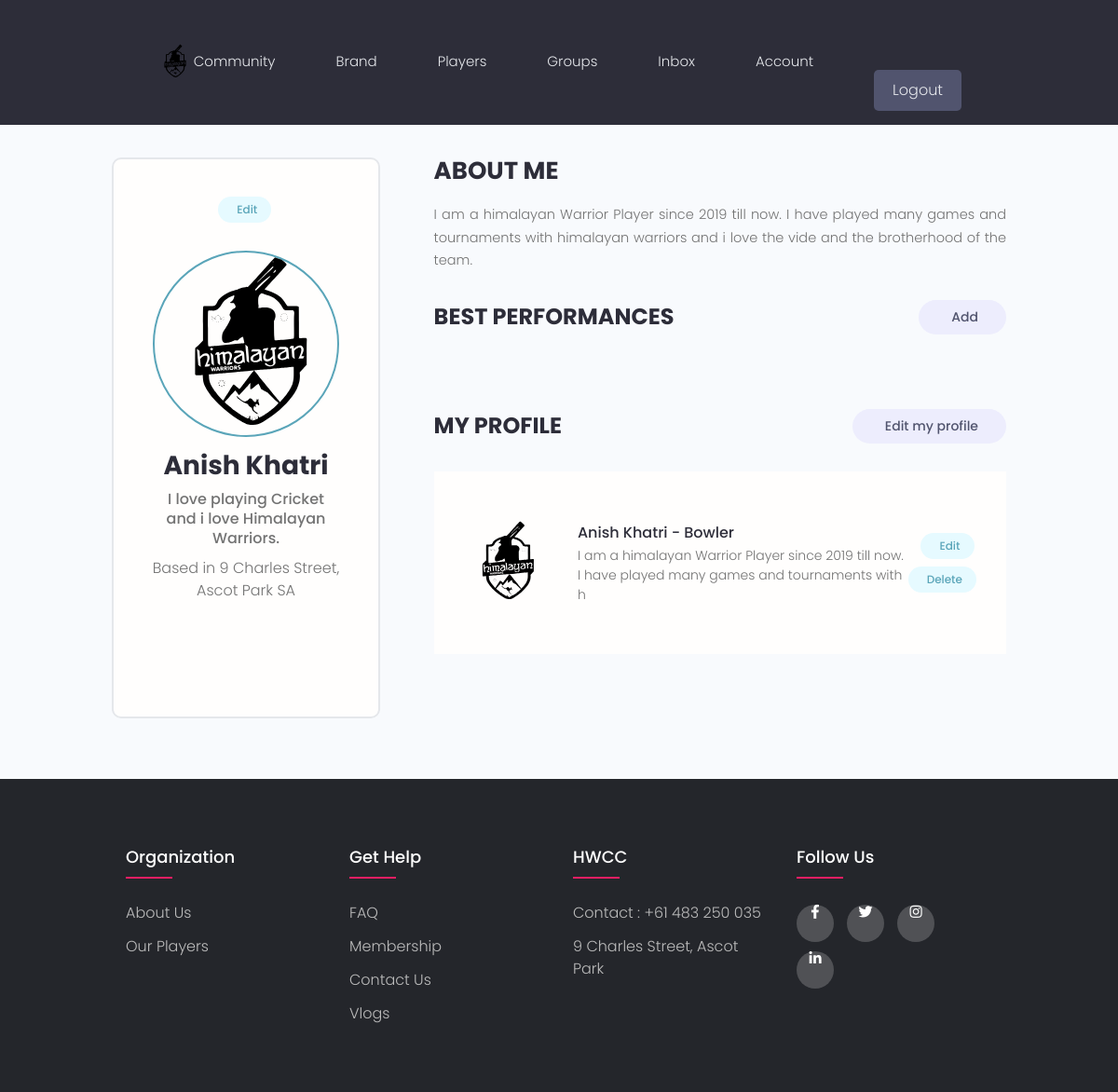
Screenshot of /account/ (signed in) with the database file from the repository.
### users/models.py (models this page shows, shortened)
class Profile(models.Model):
    user = models.OneToOneField(User, on_delete=models.CASCADE, null = True, blank = True)
    name = models.CharField(max_length=200, blank = True, null = True)
    location = models.CharField(max_length=200, blank = True, null = True)
    email = models.EmailField(max_length = 500, blank = True, null = True )
    username = models.CharField(max_length=200, blank = True, null = True)
    short_intro = models.CharField(max_length=200, blank = True, null = True)
    bio = models.TextField(blank = True, null = True )
    profile_image = models.ImageField(null = True, blank = True, upload_to = 'profile_images/',
    default = "profile_images/user-default.png" )
    social_instagram = models.CharField(max_length=200, blank = True, null = True)
    social_twitter = models.CharField(max_length=200, blank = True, null = True)
    social_page = models.CharField(max_length=200, blank = True, null = True)
    created = models.DateTimeField(auto_now_add = True)
    id = models.UUIDField(default = uuid.uuid4, unique=True, primary_key = True, editable=False)
    class Meta:
        ordering = ['created']

### Hacker/models.py (models this page shows, shortened)
class Project(models.Model):
    owner = models.ForeignKey(Profile, null = True, blank = True, on_delete = models.SET_NULL)
    title = models.CharField(max_length=200)
    description = models.TextField(null = True, blank = True)
    demo_link = models.CharField(max_length = 2000, null = True, blank = True)
    featured_image = models.ImageField(null = True, blank = True, default = "default.jpg")
    source_link = models.CharField(max_length =2000, null = True, blank = True)
    tags = models.ManyToManyField('Tag', blank = True)
    vote_total = models.IntegerField(default = 0, null = True, blank = True)
    vote_ratio = models.IntegerField(default = 0, null = True, blank = True)
    created = models.DateTimeField(auto_now_add = True)
    id = models.UUIDField(default = uuid.uuid4, unique=True, primary_key = True, editable=False)
    class Meta:
        ordering = ['-vote_ratio', '-vote_total', 'title']

### users/views.py (the view)
# urls.py: path('account/', views.userAccount, name = "account"),
@login_required(login_url = 'login')
def userAccount(request):
    profile = request.user.profile
    skills = profile.skill_set.all()
    projects = profile.project_set.all()
    context = {'profile':profile, 'skills':skills, 'projects':projects}
    return render(request, 'account.html', context)

### templates/account.html (shortened to what this page needs)
{% extends 'main.html' %}
{% load static %}
{% block content %}
<main class="settingsPage profile my-md">
    <div class="container">
      <div class="layout">
        <div class="column column--1of3">
          <div class="card text-center">
            <div class="card__body dev">
              <a class="tag tag--pill tag--main settings__btn" href="{% url 'edit-account' %}"> Edit</a>
              <img class="avatar avatar--xl dev__avatar" src= "{% static 'img/hwcc.svg' %}" />
              <h2 class="dev__name">{{profile.name}}</h2>
              <p class="dev__title">{{profile.short_intro}}</p>
              <p class="dev__location">Based in {{profile.location}}</p>
              <ul class="dev__social">
              </ul>
            </div>
          </div>
        </div>
        <div class="column column--2of3">
          <div class="devInfo">
            <h3 class="devInfo__title">About Me</h3>
            <p class="devInfo__about">{{profile.bio}}</p>
          </div>
          <div class="settings">
            <h3 class="settings__title">Best Performances</h3>
            <a class="tag tag--pill tag--sub settings__btn tag--lg" href="{% url 'create-skill' %}"> Add </a>
          </div>
          <div class="settings">
            <h3 class="settings__title">My profile</h3>
            <a class="tag tag--pill tag--sub settings__btn tag--lg" href="{% url 'create-project' %}">Edit my profile</a>
          </div>
          <table class="settings__table">
            {% for project in projects %}
            <tr>
              <td class="settings__thumbnail">
                <a href="{% url 'project' project.id %}"><img src= "{% static 'img/hwcc.svg' %}" alt="Project Thumbnail" /></a>
              </td>
              <td class="settings__tableInfo">
                <a href="{% url 'project' project.id %}">{{project.title}}</a>
                <p>{{project.description|slice:"100"}}</p>
              </td>
              <td class="settings__tableActions">
                <a class="tag tag--pill tag--main settings__btn" href="{% url 'update-project' project.id %}"> Edit</a>
                <a class="tag tag--pill tag--main settings__btn" href="{% url 'delete-project' project.id %}?next=/account">
                  Delete</a>
              </td>
            </tr>
            {% endfor %}
          </table>
        </div>
      </div>
    </div>
  </main>
{% endblock content %}

### static/styles/app.css (style rules this page uses)
:root { --color-sub: #2d2d39; }
.card { border: 2px solid var(--color-light); }
img { width: 100%; }
.profile .card > .dev { padding: 4rem; }
.dev__avatar { display: block; margin: auto; }
.dev__name { color: var(--color-sub); font-size: 2.8rem; font-weight: 700; margin-top: 1rem; margin-bottom: 0.5rem; }
.dev__title { font-size: 1.6rem; font-weight: 500; line-height: 1.3; }
.dev__location { margin-top: 1rem; }
.dev__social { margin: 3rem 0; list-style: none; display: flex; justify-content: center; gap: 1.5rem; }
.devInfo { margin-bottom: 3rem; }
.devInfo__title, .devInfo__subtitle { font-size: 2.6rem; color: var(--color-sub); text-transform: uppercase; font-weight: 700; margin-bottom: 1.5rem; }
.devInfo__about, .devSkill__info { font-size: 1.45rem; line-height: 1.7; text-align: justify; }
.settingsPage .dev > .settings__btn { display: inline-block; margin-bottom: 3rem; }
.settings { display: flex; justify-content: space-between; align-items: center; }
.settings__title { font-size: 2.4rem; text-transform: uppercase; font-weight: 700; color: var(--color-sub); }
.settings__table { margin-top: 3rem; margin-bottom: 5rem; padding: 0 3rem; background: var(--color-white); }
.settings__table tr { width: 100%; }
.settings__table tr > td { padding: 2rem 0; }
.settings__thumbnail { width: 23%; min-width: 10rem; }
.settings__thumbnail img { padding-right: 3rem; height: 15rem; object-fit: contain; }
.settings__tableInfo { width: 100%; }
.settings__tableInfo h4, .settings__tableInfo a { padding-right: 1rem; width: auto; font-size: 1.6rem; font-weight: 500; color: var(--color-sub); }
.settings__tableInfo p { font-size: 1.4rem; }
.settings__tableActions { text-align: right; }

### static/styles/footer.css (style rules this page uses)
body { line-height: 1.5; font-family: 'Poppins', sans-serif; }
* { margin:0; padding:0; box-sizing: border-box; }
.container { max-width: 1170px; margin:auto; }
ul { list-style: none; }

### templates/style.css (style rules this page uses)
body { margin: 0%; padding: 0%; overflow-x: hidden; }

### static/uikit/styles/modules/_variables.css (style rules this page uses)
:root { --color-main: #5aa5b9; --color-main-light: #e6faff; --color-sub: #3f4156; --color-sub-light: #51546e; --color-sub-lighter: #ededfd; --color-text: #737373; --color-gray: #8b8b8b; --color-light: #e5e7eb; --color-light-gray: #767676; --color-bg: #f8fafd; --color-white: #fffefd; --color-white-light: #f3f3f3; --color-success: #359e64; --color-success-bg: #def8e8; --color-error: #fc4b0b; --color-error-bg: #fff2ee; --font-base: 'Poppins', arial, helvetica, 'Segoe UI', roboto, ubuntu, sans-serif; --font-monospace: 'Fira Code', 'Courier New', courier, monospace; --font-regular: 300; --font-medium: 500; --font-bold: 700; --generic-shadow: 1px 1px 5px #00000010; --generic-transition: all 0.3s ease-in-out; }

### static/uikit/styles/modules/_base.css (style rules this page uses)
* { margin: 0; padding: 0; box-sizing: border-box; text-rendering: optimizeLegibility; color: inherit; font-size: inherit; }
html { font-size: 50%; }
@media only screen and (min-width: 480px) { html { font-size: 56.25%; } }
@media only screen and (min-width: 1200px) { html { font-size: 62.5%; } }
body { line-height: 1.6; font-weight: 400; font-size: 1.5rem; color: var(--color-text); background-color: var(--color-bg); min-height: 100vh; }

### static/uikit/styles/modules/_typography.css (style rules this page uses)
* { font-family: var(--font-base); }
h2 { font-size: 3.6rem; font-weight: var(--font-bold); }
h3 { font-size: 3.2rem; font-weight: var(--font-medium); }
p, span, strong { font-size: 1.6rem; color: var(--color-text); font-weight: var(--font-regular); }
a { padding-bottom: 2px; text-decoration: none; display: inline-block; color: var(--color-main); font-weight: var(--font-medium); }

### static/uikit/styles/modules/_utilities.css (style rules this page uses)
.container { width: 92%; max-width: 165rem; margin: 0 auto; box-sizing: border-box; }
@media screen and (min-width: 1000px) { .container { width: 90%; } }
@media screen and (min-width: 1200px) { .container { width: 80%; } }
.text-center { text-align: center; }
.my-md { margin: 3rem auto; }

### static/uikit/styles/modules/_avatar.css (style rules this page uses)
.avatar { border-radius: 50%; border: 2px solid var(--color-main); object-fit: cover; }
.avatar--xl { height: 20rem; width: 20rem; }

### static/uikit/styles/modules/_card.css (style rules this page uses)
.card { border-radius: 1rem; background-color: var(--color-white); border: 1.5px solid var(--color-light); width: auto; height: auto; margin-top: 0.5rem; margin-bottom: 0.5rem; overflow: hidden; }
.card__body, .card__header { padding: 2rem 2.5rem; }

### static/uikit/styles/modules/_layout.css (style rules this page uses)
.layout { display: flex; flex-flow: row wrap; justify-content: space-between; }
.layout > .column { margin-bottom: 3rem; }
.layout > .column.column--1of3 { flex-basis: 30%; }
.layout > .column.column--2of3 { flex-basis: 64%; }

### rows the page displays
Profile: name "Anish Khatri", short_intro "I love playing Cricket and i love Himalayan Warriors.", location "9 Charles Street, Ascot Park SA", bio "I am a himalayan Warrior Player since 2019 till now. I have played many games and tournaments with himalayan warriors and i love the vide and the brotherhood of the team."
Project: title "Anish Khatri - Bowler", description "I am a himalayan Warrior Player since 2019 till now. I have played many games and tournaments with h"
